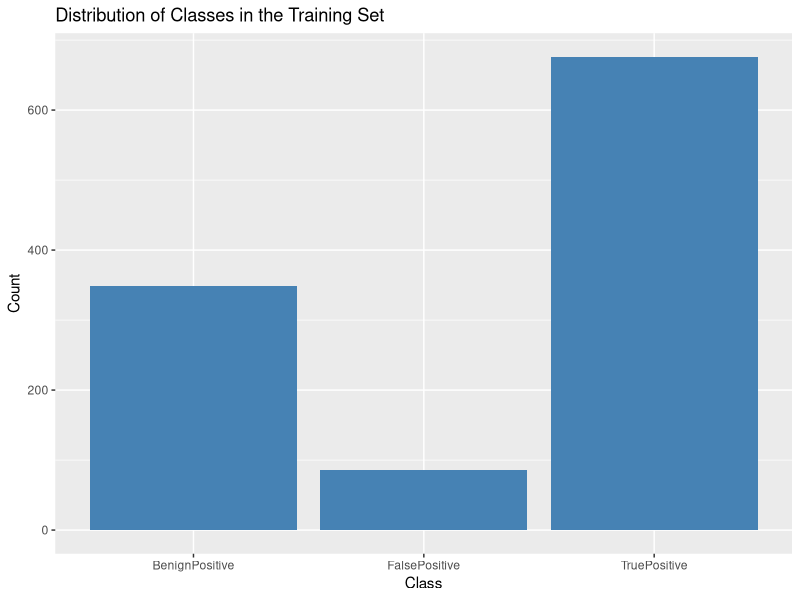
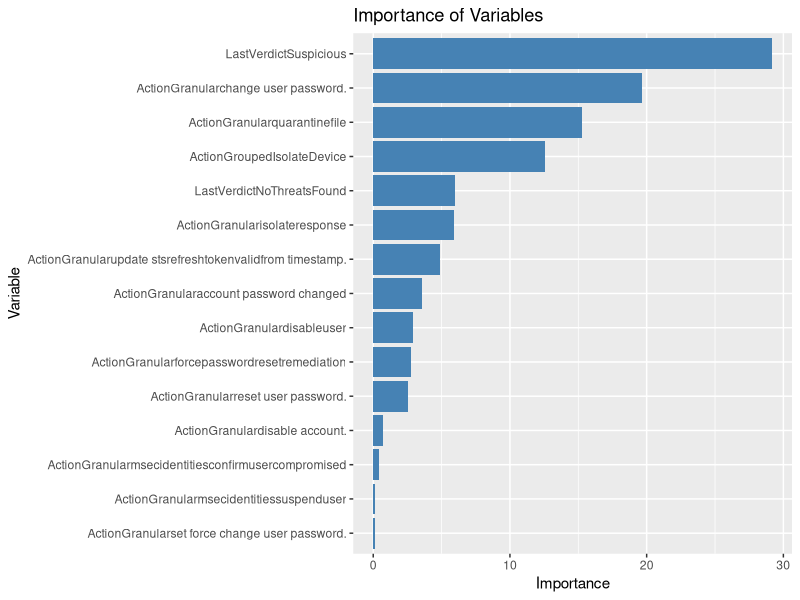

Write R code to recreate these figures, in order.
## ---- chunk 1
knitr::opts_chunk$set(echo = TRUE)

##############
# INSTALLATION
##############

# Load the required libraries
# (Important: This process may take a while and may take a few minutes
if(!require(caret)) install.packages("caret", repos = "http://cran.us.r-project.org")
if(!require(tidyverse)) install.packages("tidyverse", repos = "http://cran.us.r-project.org")
if(!require(dplyr)) install.packages("dplyr", repos = "http://cran.us.r-project.org")
if(!require(purrr)) install.packages("purrr", repos = "http://cran.us.r-project.org")
if(!require(randomForest)) install.packages("randomForest", repos = "http://cran.us.r-project.org")
if(!require(Metrics)) install.packages("Metrics", repos = "http://cran.us.r-project.org")

library(caret)
library(tidyverse)
library(dplyr)
library(purrr)
library(randomForest)
library(Metrics)

# Clears previous executions and clears the console
rm(list = ls())
cat("\f")
## ---- chunk 2

#################################################
# START PREPARING THE TRAINING AND TEST DATA SETS
#################################################

# Read the training data set
GUIDE_train <- read.csv("GUIDE_Train.csv", header = TRUE)
# Read the test data set
GUIDE_test <- read.csv("GUIDE_Test.csv", header = TRUE)

# Convert the Id field to character from the training dataset
GUIDE_train$Id <-as.character(GUIDE_train$Id)
# Convert the Id field to character from the test data set
GUIDE_test$Id <-as.character(GUIDE_test$Id)

# As you can see in this code, the data set is already divided.
# However, to demonstrate the knowledge about the logic and necessity of this division
# I present here the code related to this process, where for educational purposes I consider the
# complete GUDE file, which I fictitiously called complet_GUIDE.csv
# Just for information...
# Note: The division between Training and Testing is 70% and 30% respectively
# Dividing the data into training and validation
# Defining the seed for generating random numbers
#set.seed(0)
#train_index <- createDataPartition(complet_GUIDE$IncidentGrade, p = 0.7, list = FALSE)
#GUIDE_train <- complet_GUIDE[train_index,]
#GUIDE_test <- complet_GUIDE[-train_index,]

## ---- chunk 3

####################################
# PREPARING DATASETS (TRAINING ONLY)
####################################

# Make a copy of the training dataset
df_data_train <- GUIDE_train

# Select only the columns that are important for the evaluation
cols_df <- c("Id","IncidentId","ActionGrouped","ActionGranular","LastVerdict","IncidentGrade")

# Apply the selection on the Training dataset
df_data_train <- df_data_train[, cols_df]

# Filters only the rows that contain SOC responses, thus eliminating any column that contains "Not Available" values
df_data_train <- df_data_train %>%
   filter(ActionGrouped != "" & ActionGranular != "" & LastVerdict != "" & IncidentGrade != "") 

## ---- chunk 4

# Presents some quantitative information about the dataset.
cat("Number of records in the Training dataset","\n")

cat("Show the first few rows of the dataset","\n")
head(df_data_train,5)

cat("\n","Show unique values from columns")

# Apply the function to each column and store the results in a list
newcols_df <- c("ActionGrouped","ActionGranular","LastVerdict","IncidentGrade")
list_result <- map(newcols_df, ~df_data_train %>% 
                  pull(.x) %>% 
                  unique())
names(list_result) <- newcols_df
list_result
# In this line above, the code prints the list containing the unique values of
# each column, as explained above,

cat("\n","Shows the structure of the dataset","\n")
str(df_data_train)

cat("\n","Summarizes the dataset")
summary(df_data_train)

## ---- chunk 5

# Transform the string column into a factor
df_data_train$IncidentGrade <- as.factor(df_data_train$IncidentGrade)
df_data_train$ActionGrouped <- as.factor(df_data_train$ActionGrouped)
df_data_train$ActionGranular <- as.factor(df_data_train$ActionGranular)
df_data_train$LastVerdict <- as.factor(df_data_train$LastVerdict)

## ---- chunk 6

##############################################
# PERFORM TRAINING AND EVALUATION OF THE MODEL
##############################################

# Set the seed for random number generation
set.seed(0)

# Set the control parameters
ctrl <- trainControl(method = "cv", number = 10)

# Define the hyperparameter grid
hyper_grid <- expand.grid(mtry = c(3, 4, 5))

# Train the model
trained_model <- train(IncidentGrade ~ ActionGrouped + ActionGranular + LastVerdict, 
                       data = df_data_train, 
                       method = "rf",
                       tuneGrid = hyper_grid,
                       trControl = ctrl)

# Print the trained model
print(trained_model)

# Presents an overview of the different hyperparameter combinations tested and their respective performance metrics.
trained_model$results

# Show cross-validation results.
trained_model$resample

# Shows the final selected model after hyperparameter sweeping and cross-validation.
trained_model$finalModel

# Shows the relative importance of each predictor variable in the final model
trained_model$finalModel$importance

# This graph shows the distribution of classes in the data set, helping to understand if there is an imbalance.
# Plots the distribution of classes
ggplot(df_data_train, aes(x = IncidentGrade)) +
  geom_bar(fill = "steelblue") +
  labs(title = "Distribution of Classes in the Training Set", x = "Class", y = "Count")

# This graph shows the relative importance of each predictor variable.
# Plots the importance of variables
importance <- varImp(trained_model, scale = FALSE)
ggplot(importance, aes(x = reorder(Overall, Overall), y = Overall)) +
  geom_bar(stat = "identity", fill = "steelblue") +
  coord_flip() +
  labs(title = "Importance of Variables", x = "Variable", y = "Importance")

## ---- chunk 7

# Make predictions on the TRAINING dataset to evaluate the model's performance
train_predictions <- predict(trained_model, newdata = df_data_train)

# Converts categorical data into factors for classification
actual_class <- df_data_train$IncidentGrade
predicted_class <- train_predictions

# Calculates accuracy, as an assessment of model performance
accuracy_train <- accuracy(actual_class, predicted_class)
cat("Accuracy:", accuracy_train, "\n")

# Calculate the F1-score, as an evaluation of the model's performance
f1_train <- f1(actual_class, predicted_class)
cat("F1-score:", f1_train, "\n")

## ---- chunk 8

#####################################
# TEST AND EVALUATE THE TRAINED MODEL
#####################################

# Make a copy of the test dataset
df_data_test <- GUIDE_test

# Apply the selection to the Test dataset
df_data_test <- df_data_test[, cols_df]

# Filters only the rows that contain SOC responses, thus eliminating any column that contains "Not Available" values
df_data_test <- df_data_test %>%
   filter(ActionGrouped != "" & ActionGranular != "" & LastVerdict != "" & IncidentGrade != "") 

# Transform the string column into a factor
df_data_test$IncidentGrade <- as.factor(df_data_test$IncidentGrade)
df_data_test$ActionGrouped <- as.factor(df_data_test$ActionGrouped)
df_data_test$ActionGranular <- as.factor(df_data_test$ActionGranular)
df_data_test$LastVerdict <- as.factor(df_data_test$LastVerdict)

# Make predictions on the TEST dataset to evaluate the model's performance
test_predictions <- predict(trained_model, newdata = df_data_test)

# Converts categorical data into factors for classification
actual_class <- df_data_test$IncidentGrade
predicted_class <- test_predictions

# Calculates accuracy, as an assessment of model performance
accuracy_test <- accuracy(actual_class, predicted_class)
cat("Accuracy:", accuracy_test, "\n")

# Calculate the F1-score, as an evaluation of the model's performance
f1_test <- f1(actual_class, predicted_class)
cat("F1-score:", f1_test, "\n")

## ---- chunk 9

####################################
# MODEL OUTPUT AND ITS PERFORMANCE #
####################################

# IMPRIME A Calculates accuracy, as an assessment of model performance
cat("Accuracy:", accuracy_train, "\n")

# Calculate the F1-score, as an evaluation of the model's performance
cat("F1-score:", f1_train, "\n")

# Calculates accuracy, as an assessment of model performance
cat("Accuracy:", accuracy_test, "\n")

# Calculate the F1-score, as an evaluation of the model's performance
cat("F1-score:", f1_test, "\n")
